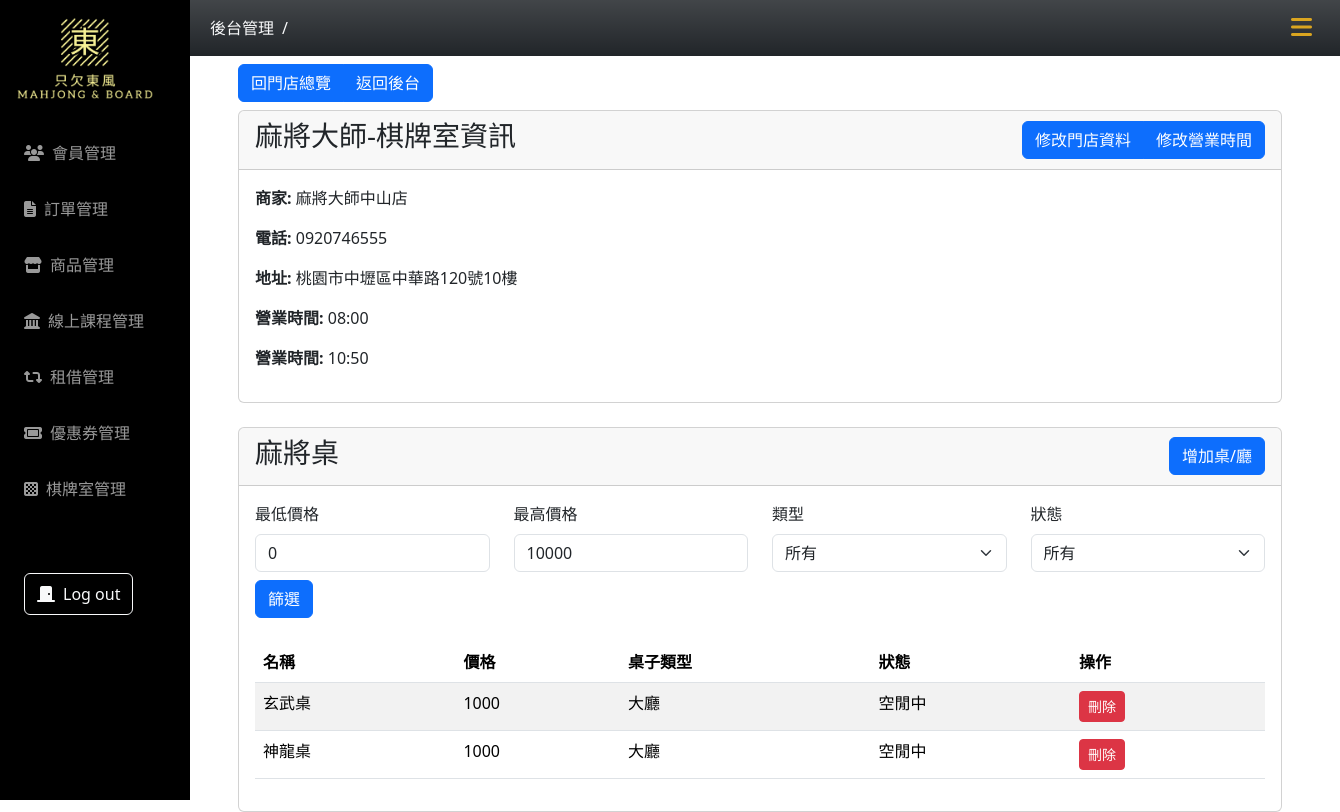
The app's page /mahjong_room/roomDetails.php?room_id=2, older data.
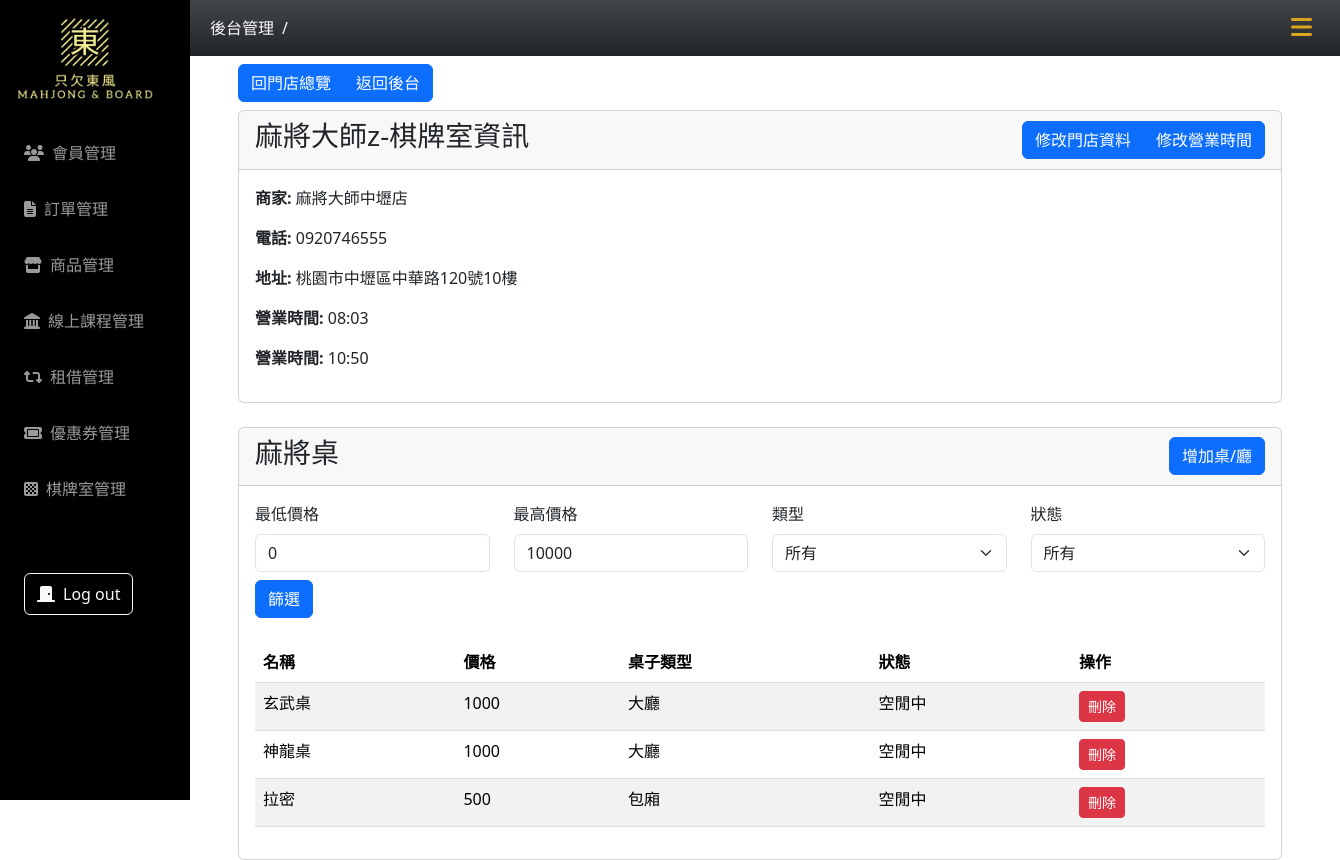
The same page, newer data.
### tables this page shows
CREATE TABLE `mahjong_room` (
  `room_id` int(11) NOT NULL,
  `name` varchar(10) NOT NULL,
  `tele` varchar(10) NOT NULL,
  `tax_number` varchar(8) NOT NULL,
  `address` varchar(100) NOT NULL,
  `open_time` time DEFAULT NULL,
  `close_time` time DEFAULT NULL,
  `create_at` datetime NOT NULL DEFAULT current_timestamp(),
  `update_at` datetime DEFAULT current_timestamp(),
  `owner_id` int(11) DEFAULT NULL,
  `is_deleted` tinyint(4) NOT NULL
);

CREATE TABLE `owner` (
  `id` int(11) NOT NULL,
  `member_type` text NOT NULL DEFAULT '企業會員',
  `account` varchar(50) NOT NULL,
  `password` varchar(255) NOT NULL DEFAULT '12345',
  `company_name` varchar(100) NOT NULL,
  `company_phone` varchar(20) NOT NULL,
  `fax_phone` varchar(20) DEFAULT NULL,
  `company_email` varchar(100) NOT NULL,
  `company_address` varchar(255) NOT NULL,
  `responsible_person` varchar(50) NOT NULL,
  `tax_ID_number` text NOT NULL,
  `created_at` timestamp NOT NULL DEFAULT current_timestamp(),
  `valid` text NOT NULL DEFAULT '1'
);

CREATE TABLE `mahjong_table` (
  `table_id` int(11) NOT NULL,
  `room_id` int(11) NOT NULL,
  `name` varchar(20) NOT NULL,
  `status` varchar(10) NOT NULL,
  `table_type` tinyint(4) NOT NULL,
  `price` varchar(10) NOT NULL,
  `create_at` datetime NOT NULL,
  `update_at` datetime DEFAULT NULL,
  `is_deleted` int(11) NOT NULL DEFAULT 0
);

### mahjong_room/roomDetails.php (the view, shortened to what the changed rows need)
<?php
require_once("../db_connect_mahjong.php");
$room_id = isset($_GET['room_id']) ? intval($_GET['room_id']) : 0;
$sql1 = "SELECT * FROM mahjong_room WHERE room_id = ?";
$stmt1 = $conn->prepare($sql1);
$stmt1->bind_param("i", $room_id);
$stmt1->execute();
$result1 = $stmt1->get_result();
$price_min = isset($_GET['price_min']) ? intval($_GET['price_min']) : 0;
$price_max = isset($_GET['price_max']) ? intval($_GET['price_max']) : 10000;
$sqlOwner = "SELECT mahjong_room.*, owner.company_name FROM mahjong_room JOIN owner ON mahjong_room.owner_id = owner.id WHERE mahjong_room.room_id = $room_id ";
$resultOwner = $conn->query($sqlOwner);
$owner = $resultOwner->fetch_assoc();
?>
<!DOCTYPE html>
<html lang="zh-Hant">
<head>
    <?php include("../css-mahjong.php") ?>
</head>
<body>
    <div class="container main-content px-5">
        <div class="card">
            <div class="card-header d-flex align-items-center justify-content-between">
                <h3><?= $owner["company_name"] ?>-棋牌室資訊</h3>
                <div class="btn-group">
                    <a class="btn btn-primary" href="updateBasicInformation.php?room_id=<?php echo $room_id; ?>">修改門店資料</a>
                    <a class="btn btn-primary" href="updateTime.php?room_id=<?php echo $room_id; ?>">修改營業時間</a>
                </div>
            </div>
            <div class="card-body">
                <?php
                while ($row1 = $result1->fetch_assoc()) {
                    echo "<p><strong>商家:</strong> " . htmlspecialchars($row1["name"]) . "</p>";
                    echo "<p><strong>電話:</strong> " . htmlspecialchars($row1["tele"]) . "</p>";
                    echo "<p><strong>地址:</strong> " . htmlspecialchars($row1["address"]) . "</p>";
                    echo "<p><strong>營業時間:</strong> " . htmlspecialchars(date('H:i', strtotime($row1["open_time"]))) . "</p>";
                    echo "<p><strong>營業時間:</strong> " . htmlspecialchars(date('H:i', strtotime($row1["close_time"]))) . "</p>";
                }
                ?>
            </div>
        </div>
        <div class="card mt-4">
            <div class="card-body">
                <?php
                $sql2 = "SELECT * FROM mahjong_table WHERE room_id = ? AND is_deleted = FALSE AND price BETWEEN ? AND ?";
                $params = [$room_id, $price_min, $price_max];
                $stmt2 = $conn->prepare($sql2);
                $stmt2->bind_param(str_repeat('i', count($params)), ...$params);
                $stmt2->execute();
                $result2 = $stmt2->get_result();
                if ($result2->num_rows > 0) {
                    echo "<table class='table table-striped'>";
                    echo "<thead><tr><th>名稱</th><th>價格</th><th>桌子類型</th><th>狀態</th><th>操作</th></tr></thead><tbody>";
                    while ($row2 = $result2->fetch_assoc()) {
                        echo "<tr>";
                        echo "<td>" . htmlspecialchars($row2["name"]) . "</td>";
                        echo "<td>" . htmlspecialchars($row2["price"]) . "</td>";
                        echo "<td>" . ($row2["table_type"] == 1 ? "大廳" : "包廂") . "</td>";
                        echo "<td>" . ($row2["status"] == 0 ? "空閒中" : "不可用") . "</td>";
                        echo "<td><a href='deleteTable.php?table_id=" . $row2["table_id"] . "&room_id=" . $room_id . "' class='btn btn-danger btn-sm' onclick='return confirm(\"確認刪除這個桌子嗎？\");'>刪除</a></td>";
                        echo "</tr>";
                    }
                    echo "</tbody></table>";
                } else {
                    echo "<p class='text-warning'>查無資料</p>";
                }
                ?>
            </div>
        </div>
    </div>
</body>
</html>

Row changes from the older to the newer data that the page shows:
changed mahjong_room "桃園市中壢區中華路120號10樓": owner.company_name "麻將大師" → "麻將大師z"; name "麻將大師中山店" → "麻將大師中壢店"; open_time "08:00" → "08:03"
now on this page (row edited): mahjong_table: name "拉密", price "500", table_type "包廂", status "空閒中"
